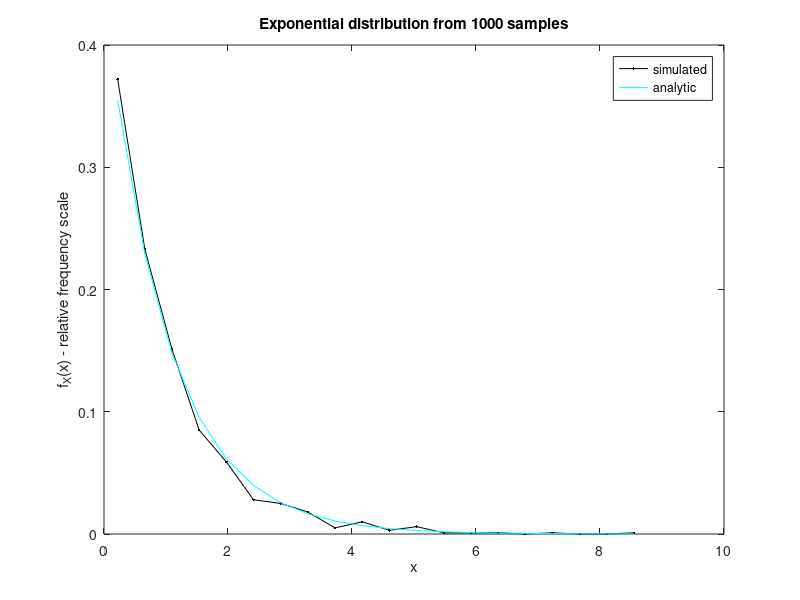

The MATLAB source for this figure:
% n = 1000;
% lambda = 1;
% bins = 20;
% 
% x = rand(n);
% RandomExpNumbers = -(1/lambda) * log(1-x);
% [Ny, Xy] = hist(RandomExpNumbers, bins)

%******************************************************************************************************

%hist(RandomExpNumbers);
%plot(RandomExpNumbers);
% Exercise 2 of Chp.2 
% Generation of data from exponential distribution using the inverse from uniform.
n = 1000;
lambda = 1;
bins = 20;

% Generate random numbers from exponential distribution and form bins 
% (as if to draw a histogram)
rV = rand(n,1);
yV = -(1/lambda)*log(1-rV);
[Ny,Xy]=hist(yV,bins);  % Xy has the centers of bins, Ny the frequencies

% First (simple) way to plot simulated (from histogram) together with
% analytic expression for the pdf. The y-axis has the scale for relative
% frequency.
ypdfV = lambda*exp(-lambda*Xy);
ypdfV = ypdfV / sum(ypdfV);
figure(1)
clf
plot(Xy,Ny/n,'.-k')
hold on
plot(Xy,ypdfV,'c')
legend('simulated','analytic')
xlabel('x')
ylabel('f_X(x) - relative frequency scale')
title(['Exponential distribution from ',int2str(n),' samples'])